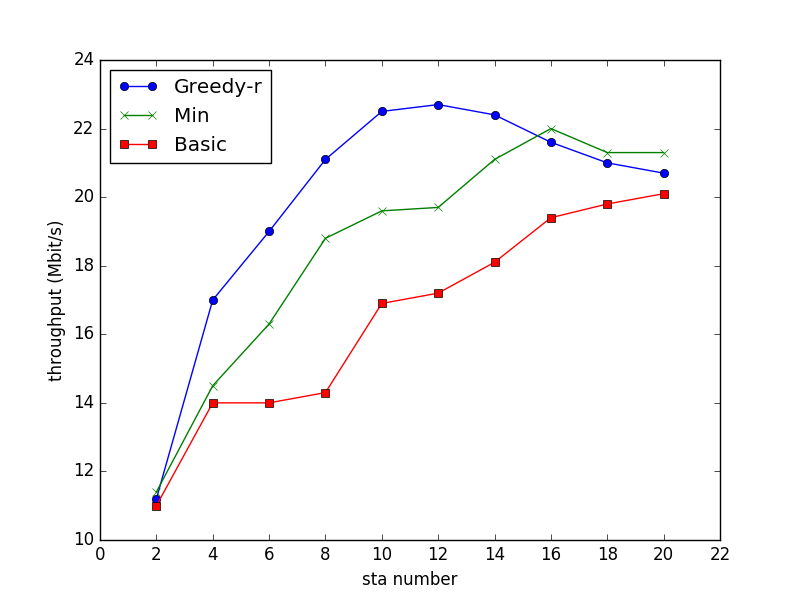

Write Python code to recreate this figure.
import numpy as np
import matplotlib.pyplot as plt

x = [2, 4, 6, 8, 10, 12, 14, 16, 18, 20]
y_greedy = [11.2, 17.0, 19.0, 21.1, 22.5, 22.7, 22.4, 21.6, 21.0, 20.7]
y_min    = [11.4, 14.5, 16.3, 18.8, 19.6, 19.7, 21.1, 22.0, 21.3, 21.3]
y_basic  = [11.0, 14.0, 14.0, 14.3, 16.9, 17.2, 18.1, 19.4, 19.8, 20.1]

#fig, ax = plt.subplots()
plt.plot(x, y_greedy, label='Greedy-r',marker='o')
plt.plot(x, y_min, label='Min',marker='x')
plt.plot(x, y_basic, label='Basic',marker='s')

plt.xlabel("sta number")
plt.xticks([0, 2, 4, 6, 8, 10, 12, 14, 16, 18, 20, 22],
	['0', '2', '4', '6', '8', '10', '12', '14', '16', '18', '20', '22'])
plt.ylabel("throughput (Mbit/s)")
plt.legend(loc=2)
plt.show()
